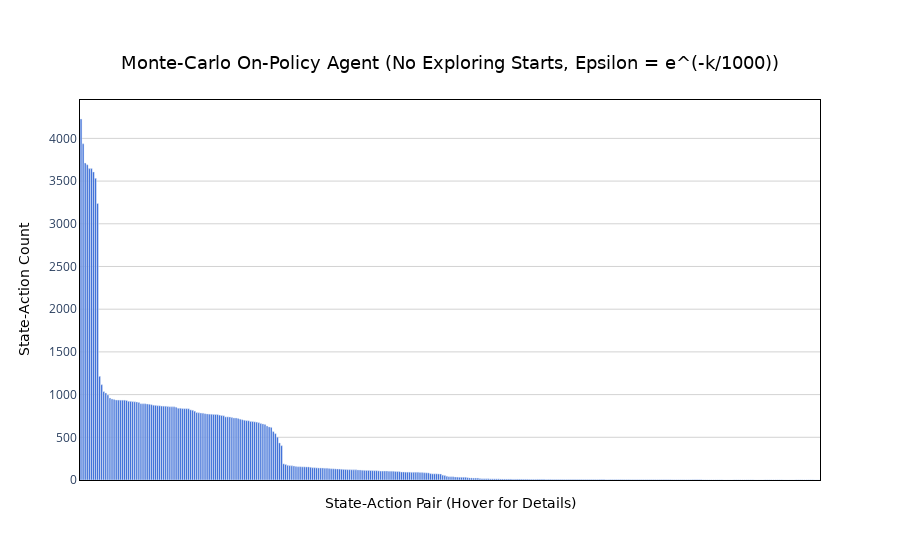

The cell this chart's notebook holds for it:
### Code cell
plot_state_action_counts(mcop_agent_3.n_counter, "Monte-Carlo On-Policy Agent (No Exploring Starts, Epsilon = e^(-k/1000))")

### Figure 1 — Plotly figure (JSON) as saved in the notebook; plotly's stock layout.template omitted (floating-point values rounded to 4 significant figures; data arrays with more than 128 entries replaced by an {"elided": "..."} marker saying what was removed)
{"data": [{"hoverinfo": "text", "hoverlabel": {"bgcolor": "rgba(60, 60, 60, 0.85)", "bordercolor": "rgba(60, 60, 60, 0.85)", "font": {"color": "white", "family": "DejaVu Sans, Arial, sans-serif"}}, "hovertext": {"elided": "358 str values"}, "marker": {"color": "#245cd4"}, "type": "bar", "x": {"elided": "358 str values"}, "y": {"elided": "358 int values"}}], "layout": {"plot_bgcolor": "white", "title": {"font": {"color": "black", "family": "DejaVu Sans, Arial, sans-serif", "size": 18}, "text": "Monte-Carlo On-Policy Agent (No Exploring Starts, Epsilon = e^(-k/1000))", "x": 0.5, "xanchor": "center", "y": 0.9, "yanchor": "top"}, "xaxis": {"linecolor": "black", "linewidth": 1, "mirror": true, "showline": true, "tickmode": "array", "ticktext": [], "tickvals": [], "title": {"font": {"color": "black", "family": "DejaVu Sans, Arial, sans-serif", "size": 14}, "text": "State-Action Pair (Hover for Details)"}}, "yaxis": {"gridcolor": "lightgray", "gridwidth": 1, "linecolor": "black", "linewidth": 1, "mirror": true, "showgrid": true, "showline": true, "title": {"font": {"color": "black", "family": "DejaVu Sans, Arial, sans-serif", "size": 14}, "text": "State-Action Count"}}}}
